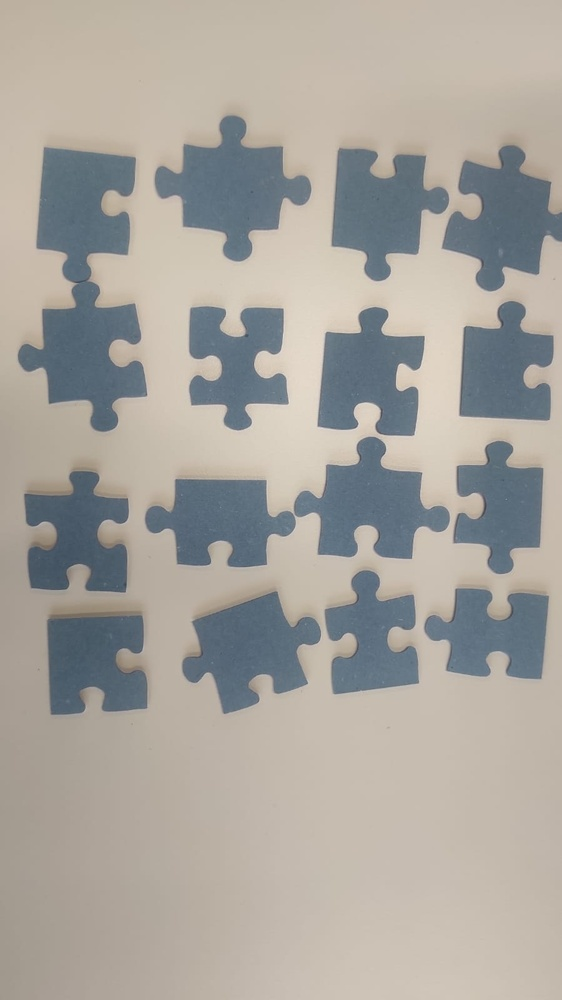
#> input picture images/allpieces/all.jpg, 562 x 1000 px, shrunk from 900 x 1600 before the run
$ python new.py
#> lines starting #> are read from the running program, lines starting #| are printed output that depends on the picture; after the words box and inside, x2 and y2 are one past the last pixel; in counts of white or black regions, pixels touching at a corner belong together
import numpy as np
import cv2
import matplotlib.pyplot as plt

def linearRegression(x_values, y_values):
    # Perform linear regression
    slope, intercept = np.polyfit(x_values, y_values, 1)
    return slope, intercept

def findContours(image):
    contours, _ = cv2.findContours(image, mode=cv2.RETR_TREE, method=cv2.CHAIN_APPROX_NONE)

    min_contour_length = 500
    filtered_contours = []

    for contour in contours:
        contour_length = cv2.arcLength(contour, closed=True)
        if contour_length > min_contour_length:
            filtered_contours.append(contour)
    print(len(filtered_contours))

    # Draw contours on the original image
    contour_image = cv2.cvtColor(image, cv2.COLOR_GRAY2BGR)
    rstimage = cv2.drawContours(image=contour_image, contours=filtered_contours, contourIdx=-1, color=(255, 0, 0), thickness=2,
                     lineType=cv2.LINE_AA)

    if filtered_contours:
        first_contour_coordinates = filtered_contours[0].reshape(-1, 2)  # Reshape to Nx2 array
        print("Coordinates of the first contour:")
        tc = 0
        for x, y in first_contour_coordinates:
            print(f"({x}, {y})")
            tc += 1

        # Extract x and y values from contour coordinates
        x_values = [point[0] for point in first_contour_coordinates]
        y_values = [point[1] for point in first_contour_coordinates]

        # Perform linear regression
        slope, intercept = linearRegression(x_values, y_values)

        # Generate y values for the regression line
        line_x_values = np.array([min(x_values), max(x_values)])
        line_y_values = slope * line_x_values + intercept

        # Plot the linear regression line
        plt.plot(line_x_values, line_y_values, color='red', label='Regression Line')
        plt.legend()

    else:
        print("No contours found.")

    print(tc)
    return rstimage

def cannyTransform(image):
    # Setting parameter values
    t_lower = 100  # Lower Threshold
    t_upper = 300  # Upper threshold

    # Applying the Canny Edge filter
    edges = cv2.Canny(image, t_lower, t_upper)
    return edges

# Read the image
img = cv2.imread("images/allpieces/all.jpg")
#> img is the input picture: shape (1000, 562, 3); mean B, G, R 157.6, 164, 167.8

# Perform Canny edge detection
cannyRst = cannyTransform(img)
#> in cannyTransform, `edges = cv2.Canny(image, t_lower, t_upper)`:
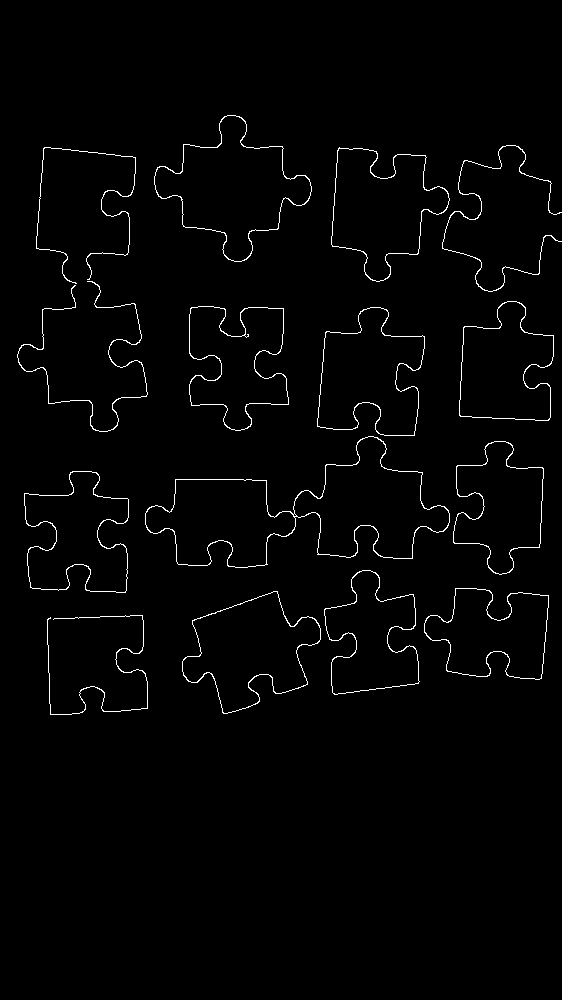
#> edges: shape (1000, 562); 1.6% white in thin lines or dots, all inside (x1, y1, x2, y2) = (17, 115, 562, 715)

# Find and draw contours
contour_image = findContours(cannyRst)
#> in findContours, `contours, _ = cv2.findContours(image, mode=cv2.RETR_TREE, method=cv2.C..`: contours = 28 contours, 1 with area under 20; largest, box (x1, y1, x2, y2) and area: (145, 436, 450, 568) 18618, (154, 115, 312, 262) 11146, (154, 115, 312, 262) 11058, (293, 436, 450, 559) 9868, (182, 591, 321, 714) 9590
#> the loop in findContours, `for contour in contours:` made 28 passes
#> contour_length on passes 1 to 12: 991.1, 560.1, 557.7, 529.2, 527.5, 540.8, 539, 622.7, 620.9, 499.1, 496.7, 1147.1
#> after the loop in findContours, `for contour in contours:`: filtered_contours = 23 contours; largest, box (x1, y1, x2, y2) and area: (145, 436, 450, 568) 18618, (154, 115, 312, 262) 11146, (154, 115, 312, 262) 11058, (293, 436, 450, 559) 9868, (182, 591, 321, 714) 9590
#| 23
#> (the run stopped early here; a loop or call above may not have finished)
